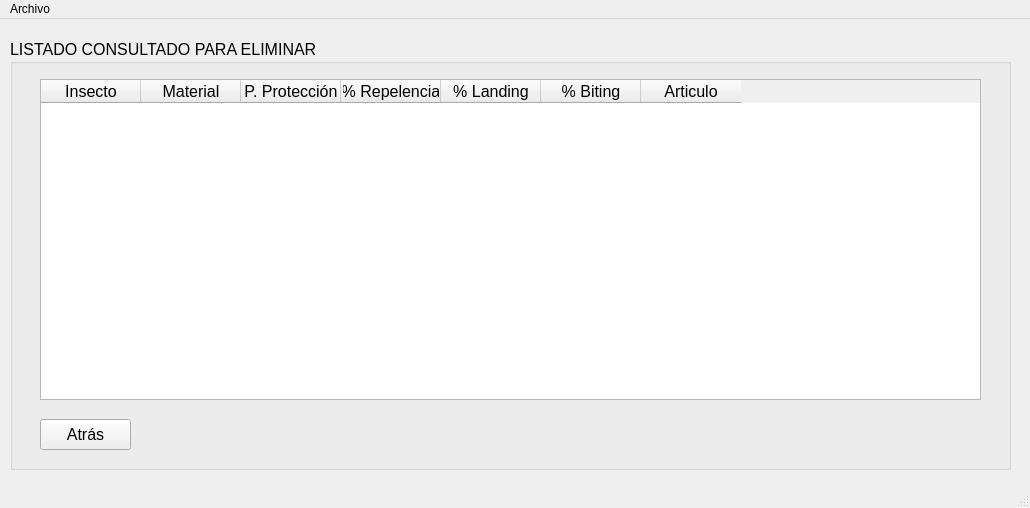
<?xml version="1.0" encoding="UTF-8"?>
<ui version="4.0">
 <class>MainWindow</class>
 <widget class="QMainWindow" name="MainWindow">
  <property name="geometry">
   <rect>
    <x>0</x>
    <y>0</y>
    <width>1030</width>
    <height>508</height>
   </rect>
  </property>
  <property name="windowTitle">
   <string>Repelentes</string>
  </property>
  <widget class="QWidget" name="centralwidget">
   <widget class="QGroupBox" name="groupBox">
    <property name="geometry">
     <rect>
      <x>10</x>
      <y>20</y>
      <width>1001</width>
      <height>431</height>
     </rect>
    </property>
    <property name="font">
     <font>
      <pointsize>12</pointsize>
     </font>
    </property>
    <property name="autoFillBackground">
     <bool>true</bool>
    </property>
    <property name="title">
     <string>LISTADO CONSULTADO PARA ELIMINAR</string>
    </property>
    <widget class="QTableWidget" name="tableWidget">
     <property name="geometry">
      <rect>
       <x>30</x>
       <y>40</y>
       <width>941</width>
       <height>321</height>
      </rect>
     </property>
     <property name="sortingEnabled">
      <bool>true</bool>
     </property>
     <property name="rowCount">
      <number>0</number>
     </property>
     <attribute name="verticalHeaderDefaultSectionSize">
      <number>30</number>
     </attribute>
     <column>
      <property name="text">
       <string>Insecto</string>
      </property>
     </column>
     <column>
      <property name="text">
       <string>Material</string>
      </property>
     </column>
     <column>
      <property name="text">
       <string>P. Protección</string>
      </property>
     </column>
     <column>
      <property name="text">
       <string>% Repelencia</string>
      </property>
     </column>
     <column>
      <property name="text">
       <string>% Landing</string>
      </property>
     </column>
     <column>
      <property name="text">
       <string>% Biting</string>
      </property>
     </column>
     <column>
      <property name="text">
       <string>Articulo</string>
      </property>
     </column>
    </widget>
    <widget class="QPushButton" name="pushButton">
     <property name="geometry">
      <rect>
       <x>30</x>
       <y>380</y>
       <width>91</width>
       <height>31</height>
      </rect>
     </property>
     <property name="text">
      <string>Atrás</string>
     </property>
     <property name="autoDefault">
      <bool>true</bool>
     </property>
     <property name="default">
      <bool>false</bool>
     </property>
     <property name="flat">
      <bool>false</bool>
     </property>
    </widget>
   </widget>
  </widget>
  <widget class="QMenuBar" name="menubar">
   <property name="geometry">
    <rect>
     <x>0</x>
     <y>0</y>
     <width>1030</width>
     <height>21</height>
    </rect>
   </property>
   <widget class="QMenu" name="menuArchivo">
    <property name="title">
     <string>Archivo</string>
    </property>
   </widget>
   <addaction name="menuArchivo"/>
  </widget>
  <widget class="QStatusBar" name="statusbar"/>
 </widget>
 <resources/>
 <connections/>
</ui>
